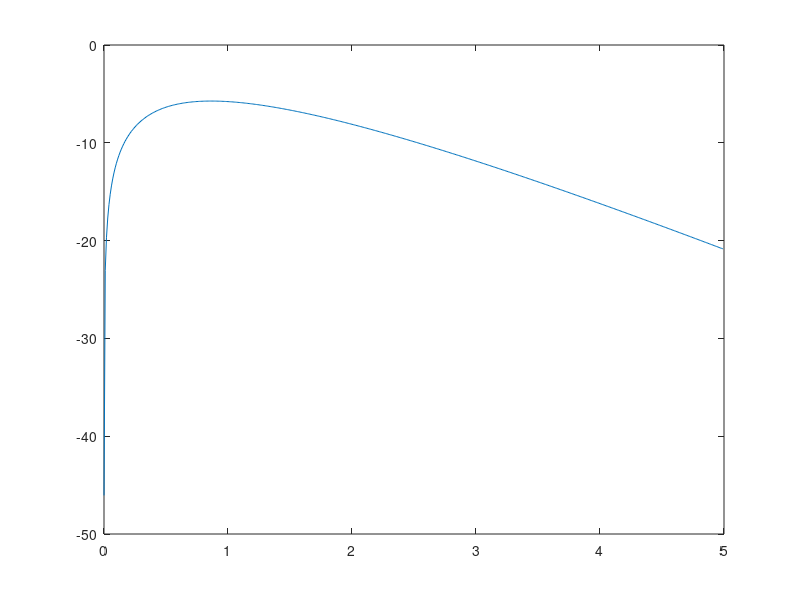

MATLAB code to generate this figure:
% set lambda=1, n=5, and draw n samples from Exponential(lambda)
lambda=1.0; n=5; x=-(1/lambda)*log(1-rand(1,n)) 
% L = Log Likelihood of data x as a function of parameter lambda
L=@(lambda)sum(log(lambda*exp(-lambda * x)));
LAMBDAS=[0.0001:0.01:5]; % sample some values for lambda
plot(LAMBDAS,arrayfun(L,LAMBDAS)); % plot the Log Likelihood function
% Now we will find the Maximum Likelihood Estimator by finding the minimizer of -L
MLE = fminbnd(@(lambda)-sum(log(lambda*exp(-lambda * x))),0.0001,5)